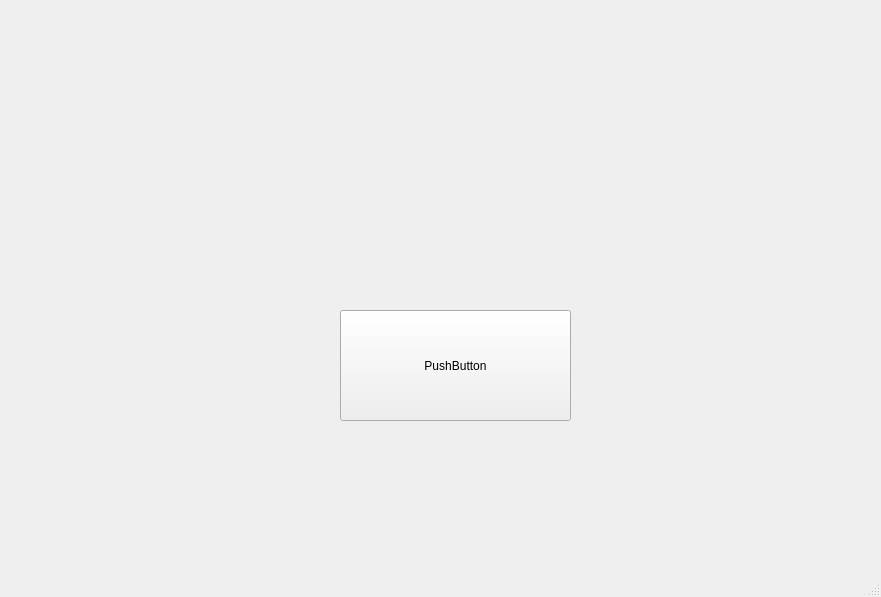
<?xml version="1.0" encoding="UTF-8"?>
<ui version="4.0">
 <class>MainWindow</class>
 <widget class="QMainWindow" name="MainWindow">
  <property name="geometry">
   <rect>
    <x>0</x>
    <y>0</y>
    <width>881</width>
    <height>597</height>
   </rect>
  </property>
  <property name="windowTitle">
   <string>AQ Payroll System</string>
  </property>
  <widget class="QWidget" name="centralwidget">
   <widget class="QPushButton" name="main_submitBtn">
    <property name="geometry">
     <rect>
      <x>340</x>
      <y>310</y>
      <width>231</width>
      <height>111</height>
     </rect>
    </property>
    <property name="text">
     <string>PushButton</string>
    </property>
   </widget>
  </widget>
  <widget class="QMenuBar" name="menubar">
   <property name="geometry">
    <rect>
     <x>0</x>
     <y>0</y>
     <width>881</width>
     <height>21</height>
    </rect>
   </property>
  </widget>
  <widget class="QStatusBar" name="statusbar"/>
 </widget>
 <resources/>
 <connections/>
</ui>
